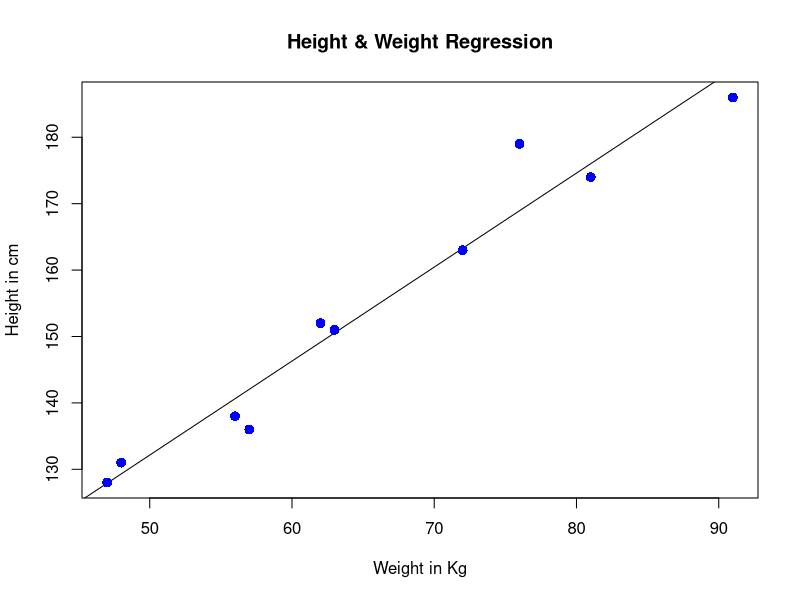
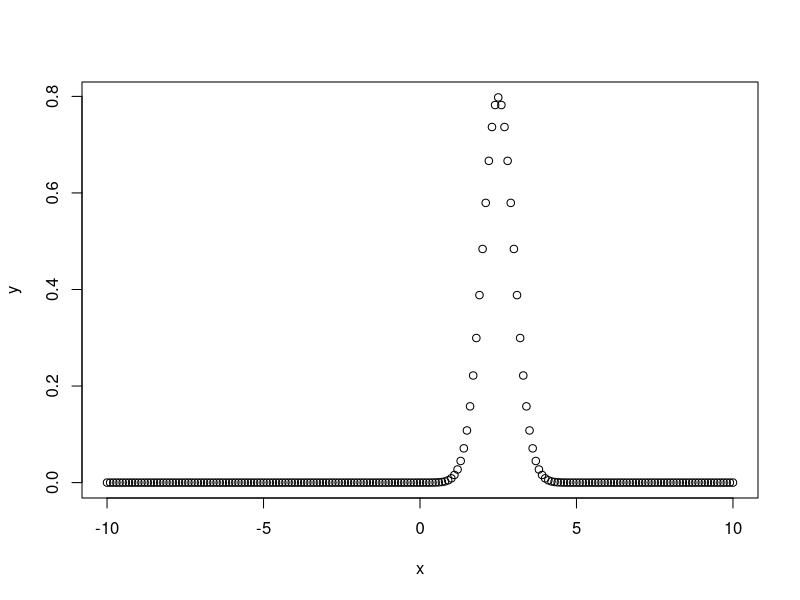
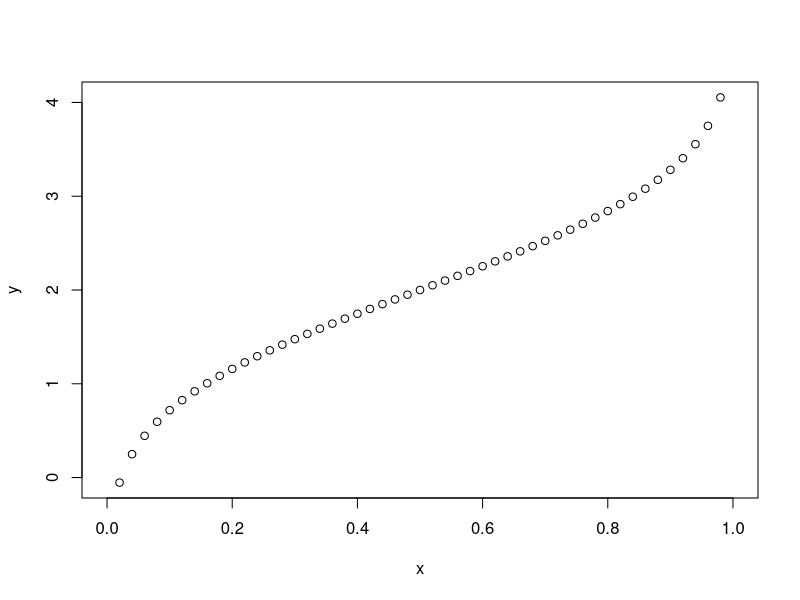
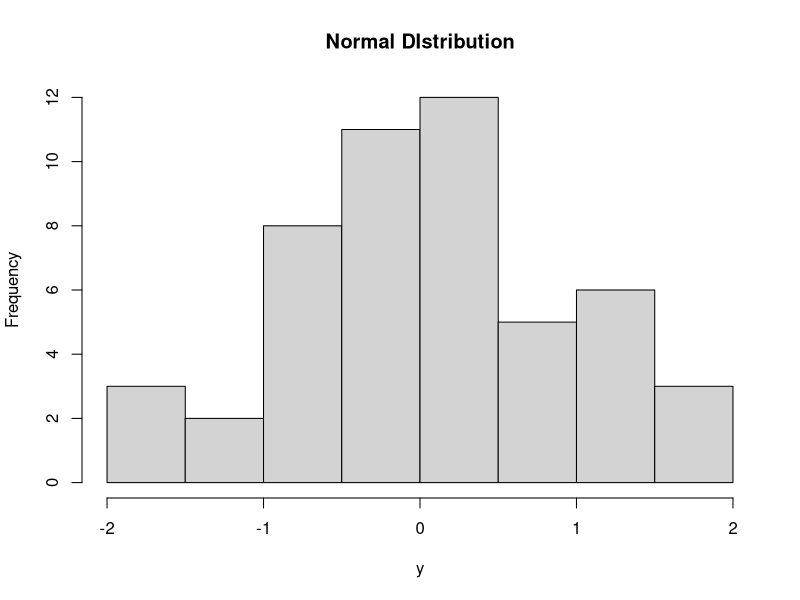
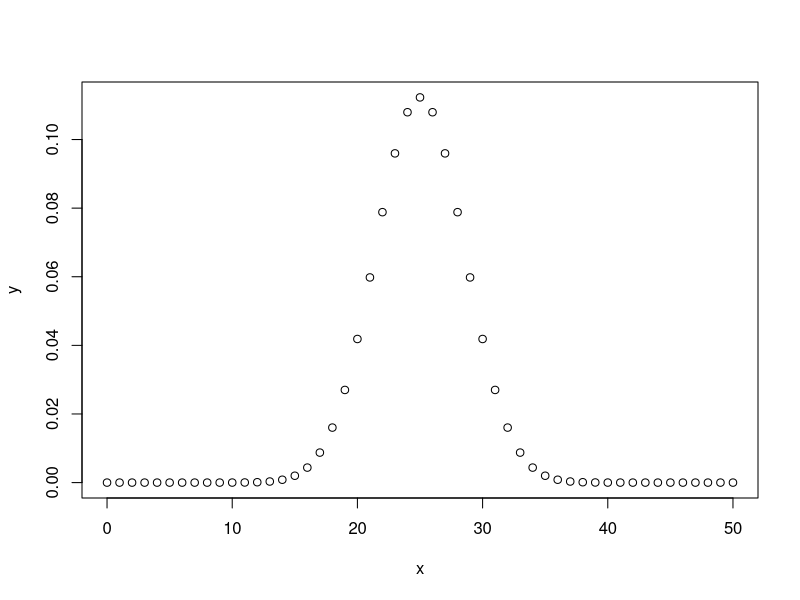
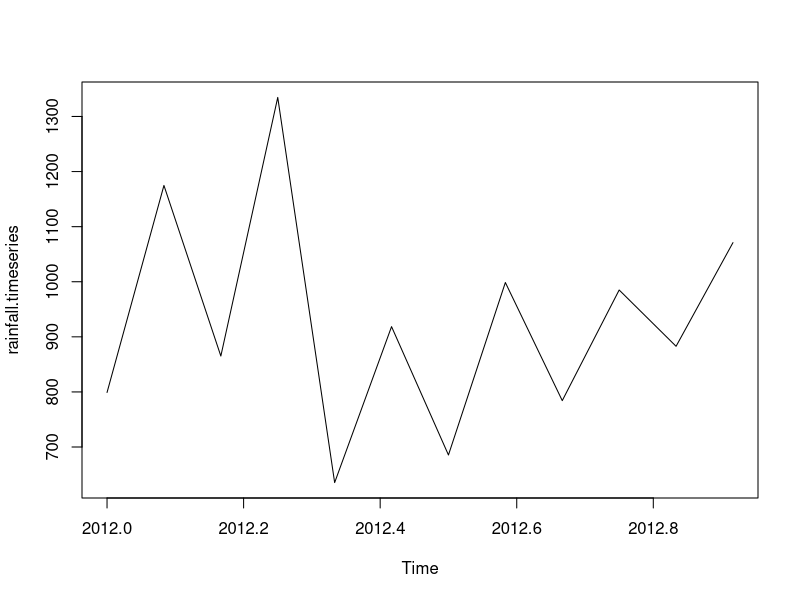
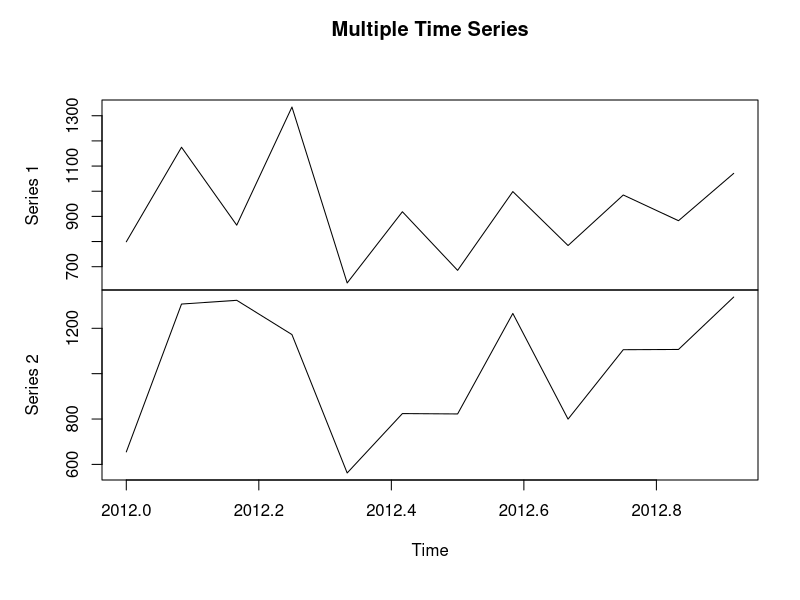
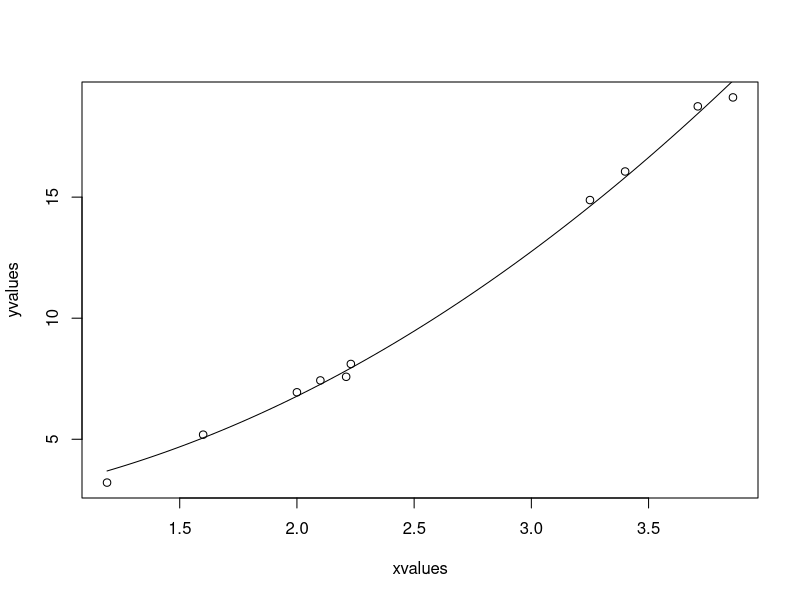

Source code (R) for these figures, in order:
# Create a vector. 
x <- c(12,7,3,4.2,18,2,54,-21,8,-5)

# Find Mean.
result.mean <- mean(x)
print(result.mean)


# Create a vector.
x <- c(12,7,3,4.2,18,2,54,-21,8,-5)

# Find Mean.
result.mean <-  mean(x,trim = 0.3)
print(result.mean)



# Create a vector. 
x <- c(12,7,3,4.2,18,2,54,-21,8,-5,NA)

# Find mean.
result.mean <-  mean(x)
print(result.mean)

# Find mean dropping NA values.
result.mean <-  mean(x,na.rm = TRUE)
print(result.mean)


# Create the vector.
x <- c(12,7,3,4.2,18,2,54,-21,8,-5)

# Find the median.
median.result <- median(x)
print(median.result)



# Create the function.
getmode <- function(v) {
  uniqv <- unique(v)
  uniqv[which.max(tabulate(match(v, uniqv)))]
}

# Create the vector with numbers.
v <- c(2,1,2,3,1,2,3,4,1,5,5,3,2,3)

# Calculate the mode using the user function.
result <- getmode(v)
print(result)

# Create the vector with characters.
charv <- c("o","it","the","it","it")

# Calculate the mode using the user function.
result <- getmode(charv)
print(result)





# regresi linier
x <- c(151, 174, 138, 186, 128, 136, 179, 163, 152, 131)
y <- c(63, 81, 56, 91, 47, 57, 76, 72, 62, 48)
# Apply the lm() function.
relation <- lm(y~x)
print(relation)
print(summary(relation))
a <- data.frame(x = 170)
result <-  predict(relation,a)
print(result)
# Give the chart file a name.
png(file = "linearregression.png")

# Plot the chart.
plot(y,x,col = "blue",main = "Height & Weight Regression",
     abline(lm(x~y)),cex = 1.3,pch = 16,xlab = "Weight in Kg",ylab = "Height in cm")

# Save the file.
dev.off()



# regresi linier multiple var
input <- mtcars[,c("mpg","disp","hp","wt")]
print(head(input))

# Create the relationship model.
model <- lm(mpg~disp+hp+wt, data = input)

# Show the model.
print(model)

# Get the Intercept and coefficients as vector elements.
cat("# # # # The Coefficient Values # # # ","\n")

a <- coef(model)[1]
print(a)

Xdisp <- coef(model)[2]
Xhp <- coef(model)[3]
Xwt <- coef(model)[4]

print(Xdisp)
print(Xhp)
print(Xwt)

# fungsi hasil
# Y = a+Xdisp.x1+Xhp.x2+Xwt.x3
# Y = 37.15+(-0.000937)*221+(-0.0311)*102+(-3.8008)*2.91
a <- data.frame(disp=221,hp=102,wt=2.91)
result <-  predict(model,a)
print(result)




# logistic regresion
# Select some columns form mtcars.
input <- mtcars[,c("am","cyl","hp","wt")]

print(head(input))
am.data = glm(formula = am ~ cyl + hp + wt, data = input, family = binomial)

print(summary(am.data))
a <- data.frame(cyl=6,hp=110,wt=2.62)
result <-  predict(am.data,a)
print(result)



# normal distribution
# Create a sequence of numbers between -10 and 10 incrementing by 0.1.
x <- seq(-10, 10, by = .1)

# Choose the mean as 2.5 and standard deviation as 0.5.
y <- dnorm(x, mean = 2.5, sd = 0.5)

# Give the chart file a name.
png(file = "dnorm.png")

plot(x,y)

# Save the file.
dev.off()



# Create a sequence of probability values incrementing by 0.02.
x <- seq(0, 1, by = 0.02)

# Choose the mean as 2 and standard deviation as 3.
y <- qnorm(x, mean = 2, sd = 1)

# Give the chart file a name.
png(file = "qnorm.png")

# Plot the graph.
plot(x,y)

# Save the file.
dev.off()




# Create a sample of 50 numbers which are normally distributed.
y <- rnorm(50)

# Give the chart file a name.
png(file = "rnorm.png")

# Plot the histogram for this sample.
hist(y, main = "Normal DIstribution")

# Save the file.
dev.off()



# Create a sample of 50 numbers which are incremented by 1.
x <- seq(0,50,by = 1)

# Create the binomial distribution.
y <- dbinom(x,50,0.5)

# Give the chart file a name.
png(file = "dbinom.png")

# Plot the graph for this sample.
plot(x,y)

# Save the file.
dev.off()


# Probability of getting 26 or less heads from a 51 tosses of a coin.
x <- pbinom(26,51,0.5)

print(x)


# How many heads will have a probability of 0.25 will come out when a coin is tossed 51 times.
x <- qbinom(0.25,51,1/2)

print(x)

# Find 8 random values from a sample of 150 with probability of 0.4.
x <- rbinom(8,150,.4)

print(x)



input <- warpbreaks
print(head(input))
output <-glm(formula = breaks ~ wool+tension, 
             data = warpbreaks, 
             family = poisson)
print(summary(output))




# Analysis of Covariance
input <- mtcars[,c("am","mpg","hp")]
print(head(input))
# Create the regression model.
result <- aov(mpg~hp*am,data = input)
print(summary(result))


# Get the dataset.
input <- mtcars

# Create the regression model.
result <- aov(mpg~hp+am,data = input)
print(summary(result))



# Get the dataset.
input <- mtcars

# Create the regression models.
result1 <- aov(mpg~hp*am,data = input)
result2 <- aov(mpg~hp+am,data = input)

# Compare the two models.
print(anova(result1,result2))




# timeseries
# Get the data points in form of a R vector.
rainfall <- c(799,1174.8,865.1,1334.6,635.4,918.5,685.5,998.6,784.2,985,882.8,1071)

# Convert it to a time series object.
rainfall.timeseries <- ts(rainfall,start = c(2012,1),frequency = 12)

# Print the timeseries data.
print(rainfall.timeseries)

# Give the chart file a name.
png(file = "rainfall.png")

# Plot a graph of the time series.
plot(rainfall.timeseries)

# Save the file.
dev.off()




# Get the data points in form of a R vector.
rainfall1 <- c(799,1174.8,865.1,1334.6,635.4,918.5,685.5,998.6,784.2,985,882.8,1071)
rainfall2 <- 
  c(655,1306.9,1323.4,1172.2,562.2,824,822.4,1265.5,799.6,1105.6,1106.7,1337.8)

# Convert them to a matrix.
combined.rainfall <-  matrix(c(rainfall1,rainfall2),nrow = 12)

# Convert it to a time series object.
rainfall.timeseries <- ts(combined.rainfall,start = c(2012,1),frequency = 12)

# Print the timeseries data.
print(rainfall.timeseries)

# Give the chart file a name.
png(file = "rainfall_combined.png")

# Plot a graph of the time series.
plot(rainfall.timeseries, main = "Multiple Time Series")

# Save the file.
dev.off()


# Nonlinear Least Square
# a = b1*x^2+b2
xvalues <- c(1.6,2.1,2,2.23,3.71,3.25,3.4,3.86,1.19,2.21)
yvalues <- c(5.19,7.43,6.94,8.11,18.75,14.88,16.06,19.12,3.21,7.58)

# Give the chart file a name.
png(file = "nls.png")


# Plot these values.
plot(xvalues,yvalues)


# Take the assumed values and fit into the model.
model <- nls(yvalues ~ b1*xvalues^2+b2,start = list(b1 = 1,b2 = 3))

# Plot the chart with new data by fitting it to a prediction from 100 data points.
new.data <- data.frame(xvalues = seq(min(xvalues),max(xvalues),len = 100))
lines(new.data$xvalues,predict(model,newdata = new.data))

# Save the file.
dev.off()

# Get the sum of the squared residuals.
print(sum(resid(model)^2))

# Get the confidence intervals on the chosen values of the coefficients.
print(confint(model))




# Load the party package. It will automatically load other dependent packages.
library(party)

# Print some records from data set readingSkills.
print(head(readingSkills))

# Create the input data frame.
input.dat <- readingSkills[c(1:105),]

# Give the chart file a name.
png(file = "decision_tree.png")

# Create the tree.
output.tree <- ctree(
  nativeSpeaker ~ age + shoeSize + score, 
  data = input.dat)

# Plot the tree.
plot(output.tree)

# Save the file.
dev.off()



# random forest
# Load the party package. It will automatically load other required packages.
library(party)

# Print some records from data set readingSkills.
print(head(readingSkills))
library(randomForest)

# Create the forest.
output.forest <- randomForest(nativeSpeaker ~ age + shoeSize + score, 
                              data = readingSkills)

# View the forest results.
print(output.forest) 

# Importance of each predictor.
# print(importance(fit,type = 2)) 




# survival analisis
# Load the library.
library("survival")

# Print first few rows.
print(head(pbc))
# Create the survival object. 
survfit(Surv(pbc$time,pbc$status == 2)~1)

# Give the chart file a name.
png(file = "survival.png")

# Plot the graph. 
plot(survfit(Surv(pbc$time,pbc$status == 2)~1))

# Save the file.
dev.off()


# Chi Square Test
library("MASS")
print(str(Cars93))
# Create a data frame from the main data set.
car.data <- data.frame(Cars93$AirBags, Cars93$Type)

# Create a table with the needed variables.
car.data = table(Cars93$AirBags, Cars93$Type) 
print(car.data)

# Perform the Chi-Square test.
print(chisq.test(car.data))
